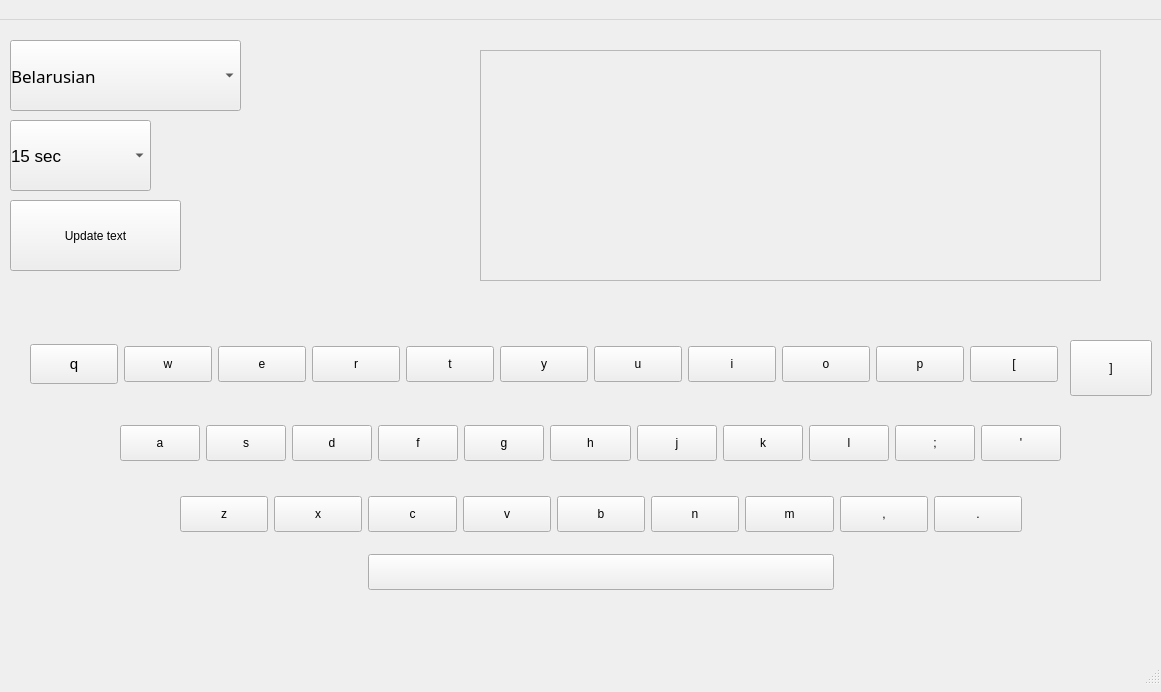
<?xml version="1.0" encoding="UTF-8"?>
<ui version="4.0">
 <class>MainWindow</class>
 <widget class="QMainWindow" name="MainWindow">
  <property name="geometry">
   <rect>
    <x>0</x>
    <y>0</y>
    <width>1161</width>
    <height>692</height>
   </rect>
  </property>
  <property name="font">
   <font>
    <pointsize>11</pointsize>
   </font>
  </property>
  <property name="windowTitle">
   <string>MainWindow</string>
  </property>
  <property name="styleSheet">
   <string notr="true">padding: 10 px;

</string>
  </property>
  <widget class="QWidget" name="centralwidget">
   <widget class="QTextEdit" name="Word_write_textedit">
    <property name="enabled">
     <bool>false</bool>
    </property>
    <property name="geometry">
     <rect>
      <x>480</x>
      <y>30</y>
      <width>621</width>
      <height>231</height>
     </rect>
    </property>
    <property name="font">
     <font>
      <pointsize>14</pointsize>
     </font>
    </property>
    <property name="styleSheet">
     <string notr="true">color: #b6beb3;
QTextEdit { line-height: 15; };
border: none;</string>
    </property>
    <property name="lineWidth">
     <number>0</number>
    </property>
    <property name="midLineWidth">
     <number>0</number>
    </property>
    <property name="verticalScrollBarPolicy">
     <enum>Qt::ScrollBarAlwaysOff</enum>
    </property>
    <property name="readOnly">
     <bool>false</bool>
    </property>
    <property name="html">
     <string>&lt;!DOCTYPE HTML PUBLIC &quot;-//W3C//DTD HTML 4.0//EN&quot; &quot;http://www.w3.org/TR/REC-html40/strict.dtd&quot;&gt;
&lt;html&gt;&lt;head&gt;&lt;meta name=&quot;qrichtext&quot; content=&quot;1&quot; /&gt;&lt;style type=&quot;text/css&quot;&gt;
p, li { white-space: pre-wrap; }
&lt;/style&gt;&lt;/head&gt;&lt;body style=&quot; font-family:'Ubuntu'; font-size:14pt; font-weight:400; font-style:normal;&quot;&gt;
&lt;p style=&quot;-qt-paragraph-type:empty; margin-top:0px; margin-bottom:0px; margin-left:0px; margin-right:0px; -qt-block-indent:0; text-indent:0px;&quot;&gt;&lt;br /&gt;&lt;/p&gt;&lt;/body&gt;&lt;/html&gt;</string>
    </property>
   </widget>
   <widget class="QPushButton" name="update_text_edit_button">
    <property name="geometry">
     <rect>
      <x>10</x>
      <y>180</y>
      <width>171</width>
      <height>71</height>
     </rect>
    </property>
    <property name="cursor">
     <cursorShape>PointingHandCursor</cursorShape>
    </property>
    <property name="styleSheet">
     <string notr="true"/>
    </property>
    <property name="text">
     <string>Update text</string>
    </property>
   </widget>
   <widget class="QWidget" name="layoutWidget">
    <property name="geometry">
     <rect>
      <x>180</x>
      <y>460</y>
      <width>842</width>
      <height>126</height>
     </rect>
    </property>
    <layout class="QGridLayout" name="down_gridLayout">
     <item row="0" column="0">
      <widget class="QPushButton" name="English_z_button">
       <property name="text">
        <string>z</string>
       </property>
      </widget>
     </item>
     <item row="0" column="6">
      <widget class="QPushButton" name="English_m_button">
       <property name="text">
        <string>m</string>
       </property>
      </widget>
     </item>
     <item row="0" column="8">
      <widget class="QPushButton" name="English_dot_button">
       <property name="text">
        <string>.</string>
       </property>
      </widget>
     </item>
     <item row="0" column="5">
      <widget class="QPushButton" name="English_n_button">
       <property name="text">
        <string>n</string>
       </property>
      </widget>
     </item>
     <item row="0" column="7">
      <widget class="QPushButton" name="English_comma_button">
       <property name="text">
        <string>,</string>
       </property>
      </widget>
     </item>
     <item row="0" column="1">
      <widget class="QPushButton" name="English_x_button">
       <property name="text">
        <string>x</string>
       </property>
      </widget>
     </item>
     <item row="0" column="3">
      <widget class="QPushButton" name="English_v_button">
       <property name="text">
        <string>v</string>
       </property>
      </widget>
     </item>
     <item row="0" column="4">
      <widget class="QPushButton" name="English_b_button">
       <property name="text">
        <string>b</string>
       </property>
      </widget>
     </item>
     <item row="0" column="2">
      <widget class="QPushButton" name="English_c_button">
       <property name="text">
        <string>c</string>
       </property>
      </widget>
     </item>
     <item row="1" column="2" colspan="5">
      <widget class="QPushButton" name="English_space_button">
       <property name="text">
        <string/>
       </property>
      </widget>
     </item>
    </layout>
   </widget>
   <widget class="QWidget" name="layoutWidget">
    <property name="geometry">
     <rect>
      <x>120</x>
      <y>360</y>
      <width>941</width>
      <height>126</height>
     </rect>
    </property>
    <layout class="QGridLayout" name="mid_gridLayout">
     <item row="0" column="3">
      <widget class="QPushButton" name="English_f_button">
       <property name="text">
        <string>f</string>
       </property>
      </widget>
     </item>
     <item row="0" column="0">
      <widget class="QPushButton" name="English_a_button">
       <property name="text">
        <string>a</string>
       </property>
      </widget>
     </item>
     <item row="0" column="1">
      <widget class="QPushButton" name="English_s_button">
       <property name="text">
        <string>s</string>
       </property>
      </widget>
     </item>
     <item row="0" column="5">
      <widget class="QPushButton" name="English_h_button">
       <property name="text">
        <string>h</string>
       </property>
      </widget>
     </item>
     <item row="0" column="8">
      <widget class="QPushButton" name="English_l_button">
       <property name="text">
        <string>l</string>
       </property>
      </widget>
     </item>
     <item row="0" column="10">
      <widget class="QPushButton" name="English_quotes_button">
       <property name="text">
        <string>'</string>
       </property>
      </widget>
     </item>
     <item row="0" column="4">
      <widget class="QPushButton" name="English_g_button">
       <property name="text">
        <string>g</string>
       </property>
      </widget>
     </item>
     <item row="0" column="9">
      <widget class="QPushButton" name="English_CAD_button">
       <property name="text">
        <string>;</string>
       </property>
      </widget>
     </item>
     <item row="0" column="2">
      <widget class="QPushButton" name="English_d_button">
       <property name="text">
        <string>d</string>
       </property>
      </widget>
     </item>
     <item row="0" column="6">
      <widget class="QPushButton" name="English_j_button">
       <property name="text">
        <string>j</string>
       </property>
      </widget>
     </item>
     <item row="0" column="7">
      <widget class="QPushButton" name="English_k_button">
       <property name="text">
        <string>k</string>
       </property>
      </widget>
     </item>
    </layout>
   </widget>
   <widget class="QWidget" name="layoutWidget">
    <property name="geometry">
     <rect>
      <x>30</x>
      <y>280</y>
      <width>1028</width>
      <height>128</height>
     </rect>
    </property>
    <layout class="QGridLayout" name="up_gridLayout">
     <item row="0" column="0">
      <widget class="QPushButton" name="English_q_button">
       <property name="font">
        <font>
         <pointsize>11</pointsize>
        </font>
       </property>
       <property name="styleSheet">
        <string notr="true">height 10 px;</string>
       </property>
       <property name="text">
        <string>q</string>
       </property>
      </widget>
     </item>
     <item row="0" column="4">
      <widget class="QPushButton" name="English_t_button">
       <property name="text">
        <string>t</string>
       </property>
      </widget>
     </item>
     <item row="0" column="8">
      <widget class="QPushButton" name="English_o_button">
       <property name="text">
        <string>o</string>
       </property>
      </widget>
     </item>
     <item row="0" column="9">
      <widget class="QPushButton" name="English_p_button">
       <property name="text">
        <string>p</string>
       </property>
      </widget>
     </item>
     <item row="0" column="6">
      <widget class="QPushButton" name="English_u_button">
       <property name="text">
        <string>u</string>
       </property>
      </widget>
     </item>
     <item row="0" column="7">
      <widget class="QPushButton" name="English_i_button">
       <property name="text">
        <string>i</string>
       </property>
      </widget>
     </item>
     <item row="0" column="1">
      <widget class="QPushButton" name="English_w_button">
       <property name="text">
        <string>w</string>
       </property>
      </widget>
     </item>
     <item row="0" column="10">
      <widget class="QPushButton" name="English_array_left_button">
       <property name="text">
        <string>[</string>
       </property>
      </widget>
     </item>
     <item row="0" column="5">
      <widget class="QPushButton" name="English_y_button">
       <property name="text">
        <string>y</string>
       </property>
      </widget>
     </item>
     <item row="0" column="3">
      <widget class="QPushButton" name="English_r_button">
       <property name="text">
        <string>r</string>
       </property>
      </widget>
     </item>
     <item row="0" column="2">
      <widget class="QPushButton" name="English_e_button">
       <property name="text">
        <string>e</string>
       </property>
      </widget>
     </item>
    </layout>
   </widget>
   <widget class="QComboBox" name="comboBox">
    <property name="geometry">
     <rect>
      <x>10</x>
      <y>20</y>
      <width>231</width>
      <height>71</height>
     </rect>
    </property>
    <property name="font">
     <font>
      <family>Titillium Web</family>
      <pointsize>13</pointsize>
     </font>
    </property>
    <item>
     <property name="text">
      <string>Belarusian</string>
     </property>
    </item>
    <item>
     <property name="text">
      <string>German</string>
     </property>
    </item>
    <item>
     <property name="text">
      <string>French</string>
     </property>
    </item>
    <item>
     <property name="text">
      <string>Arabic</string>
     </property>
    </item>
    <item>
     <property name="text">
      <string>Chinese</string>
     </property>
    </item>
    <item>
     <property name="text">
      <string>Hebrew</string>
     </property>
    </item>
   </widget>
   <widget class="QLabel" name="time_label">
    <property name="geometry">
     <rect>
      <x>260</x>
      <y>80</y>
      <width>71</width>
      <height>41</height>
     </rect>
    </property>
    <property name="font">
     <font>
      <family>Titillium Web</family>
      <pointsize>15</pointsize>
     </font>
    </property>
    <property name="styleSheet">
     <string notr="true">color: #000000
</string>
    </property>
    <property name="text">
     <string/>
    </property>
   </widget>
   <widget class="QComboBox" name="time_combobox">
    <property name="geometry">
     <rect>
      <x>10</x>
      <y>100</y>
      <width>141</width>
      <height>71</height>
     </rect>
    </property>
    <property name="font">
     <font>
      <pointsize>13</pointsize>
     </font>
    </property>
    <item>
     <property name="text">
      <string>15 sec</string>
     </property>
    </item>
    <item>
     <property name="text">
      <string>30 sec</string>
     </property>
    </item>
    <item>
     <property name="text">
      <string>45 sec</string>
     </property>
    </item>
    <item>
     <property name="text">
      <string>60 sec</string>
     </property>
    </item>
   </widget>
   <widget class="QPushButton" name="English_array_right_button">
    <property name="geometry">
     <rect>
      <x>1070</x>
      <y>320</y>
      <width>82</width>
      <height>56</height>
     </rect>
    </property>
    <property name="text">
     <string>]</string>
    </property>
   </widget>
  </widget>
  <widget class="QMenuBar" name="menubar">
   <property name="geometry">
    <rect>
     <x>0</x>
     <y>0</y>
     <width>1161</width>
     <height>59</height>
    </rect>
   </property>
  </widget>
  <widget class="QStatusBar" name="statusbar"/>
 </widget>
 <resources/>
 <connections/>
</ui>
